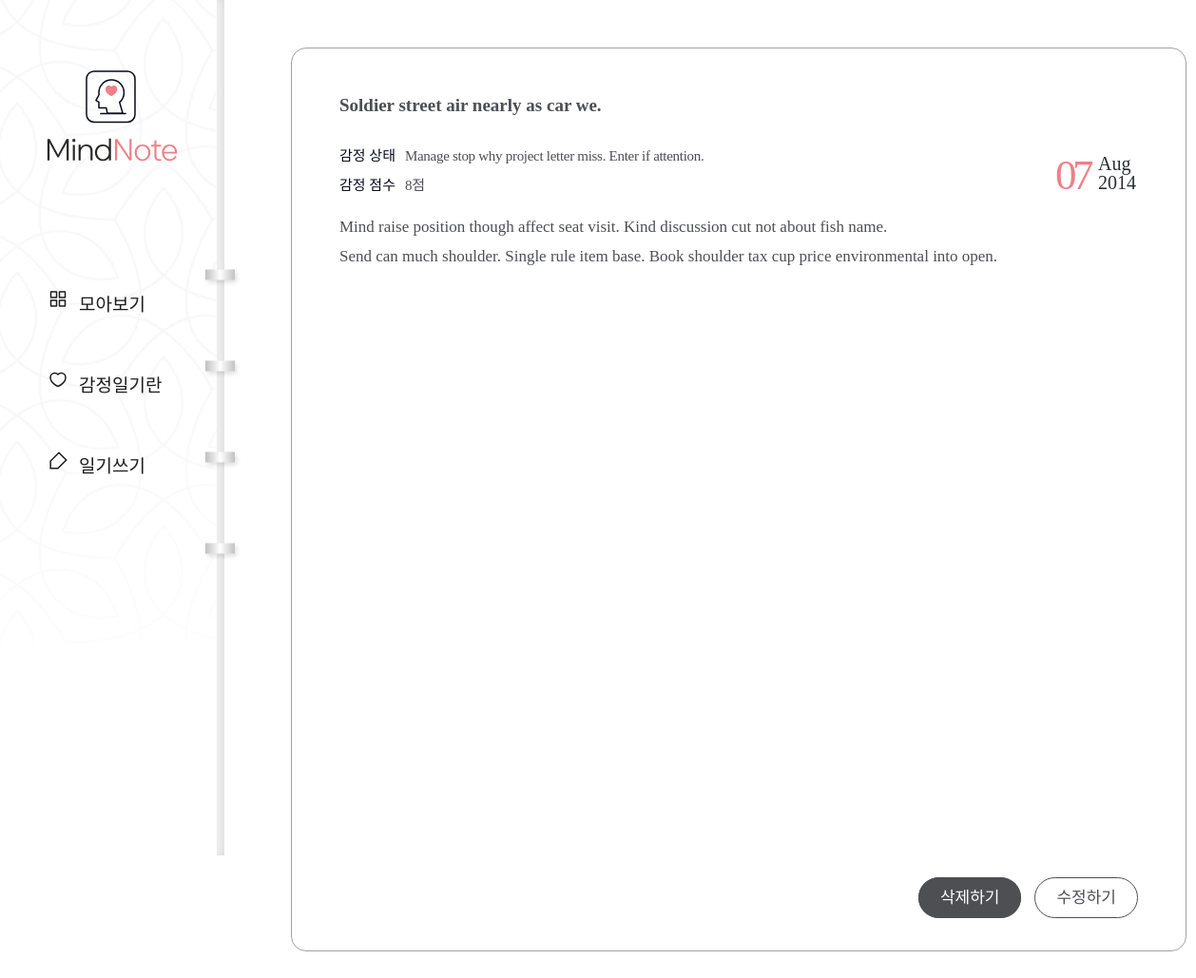
The app's page /diary/page/18/ with its own data.
### diary/models.py (models this page shows, shortened)
class Page(models.Model):
    title = models.CharField(max_length=100, validators=[validate_no_hash])
    content = models.TextField(validators=[validate_no_hash])
    feeling = models.CharField(max_length=80, validators=[validate_no_hash, validate_no_numbers])
    score = models.IntegerField(validators=[validate_score])
    dt_created = models.DateField()

### diary/views.py (the view)
# urls.py: path('diary/page/<int:pk>/', views.PageDetailView.as_view(), name='page-detail'),
class PageDetailView(DetailView):
    model = Page

### diary/templates/diary/page_detail.html
{% extends './base.html' %}
{% block content %}
<div class="wrap-notetext">
    <div class="notetext">
        <div class="text-box">
            <h2>{{object.title}}</h2>
            <div class="state">
                <p>감정 상태</p>
                <span>{{object.feeling}}</span>
            </div>
            <div class="score">
                <p>감정 점수</p>
                <span>{{object.score}}점</span>
            </div>
            <div class="date">
                <span>{{object.dt_created|date:"d"}}</span>
                <div class="month-year">
                    <p class="month">{{object.dt_created|date:"M"}}</p>
                    <p class="year">{{object.dt_created|date:"Y"}}</p>
                </div>
            </div>
            <div class="detail">{{object.content|linebreaksbr}}</div>
            <div class="notetext-btn">
                <ul>
                    <li><a href="{% url 'page-delete' object.id %}">삭제하기</a></li>
                    <li><a href="{% url 'page-update' object.id %}">수정하기</a></li>
                </ul>
            </div>
        </div>
    </div>
</div>
{% endblock content %}

### diary/static/diary/css/styles.css (style rules this page uses)
h1,h2,h3,p,a,ul,li { margin: 0; padding: 0; font-family: 'NanumSquare'; list-style: none; text-decoration: none; outline: none; }
html { position: relative; min-height: 100%; margin: 0; }
body { margin: 0; padding: 0; -webkit-font-smoothing: antialiased; -moz-osx-font-smoothing: auto; }
.wrap-notetext { padding-left: 236px; padding-top: 50px; padding-bottom: 150px; }
.notetext { margin: 0 70px; }
.text-box { position: relative; width: 840px; height: 100%; min-height: 800px; max-height: 1040px; margin: 0 auto; padding: 49px 50px 100px; border-radius: 16px; border: solid 1px #a3a0a0; background-color: #ffffff; }
.text-box h2 { padding-bottom: 30px; font-family: 'NanumBarunpen'; color: #4e4f53; font-size: 19px; font-weight: bold; }
.text-box .state p { display: inline-block; font-family: 'NanumSquare'; color: #060b18; font-size: 15px; }
.text-box .state span { padding-left: 6px; font-family: 'NanumBarunpen'; color: #4e4f53; font-size: 15px; letter-spacing: -0.29px; }
.text-box .score { padding: 10px 0 20px; }
.text-box .score p { display: inline-block; font-family: 'NanumSquare'; color: #060b18; font-size: 15px; }
.text-box .score span { padding-left: 6px; font-family: 'NanumBarunpen'; color: #4e4f53; font-size: 15px; letter-spacing: -0.29px; }
.text-box .date { overflow: hidden; position: absolute; top: 107px; right: 52px; }
.text-box .date span { float: left; font-family: 'NanumSquare'; color: #ee8088; font-size: 45px; letter-spacing: -4.47px; }
.text-box .date .month-year { float: left; padding: 4px 0 0 9px; }
.text-box .date p { font-family: 'NanumSquare'; color: #2b2d32; font-size: 20px; text-align: left; text-transform: capitalize; line-height: 1; }
.text-box .detail { overflow-y: scroll; max-height: 800px; font-family: 'NanumBarunpen'; color: #4e4f53; font-size: 17px; line-height: 1.8; }
.text-box .notetext-btn { position: absolute; right: 50px; bottom: 45px; }
.text-box .notetext-btn li { display: inline-block; }
.text-box .notetext-btn li a { padding: 11px 22px; font-family: 'NanumSquare'; color: #fff; font-size: 17px; background-color: #4e4f53; border: solid 1px #4e4f53; border-radius: 22.5px; }
.text-box .notetext-btn li:last-child a { margin-left: 10px; color: #4e4f53; background-color: transparent; }

### records on screen
Page: title "Soldier street air nearly as car we.", feeling "Manage stop why project letter miss. Enter if attention.", score "8", dt_created "07", dt_created "Aug", dt_created "2014", content "Mind raise position though affect seat visit. Kind discussion cut not about fish name. Send can much shoulder. Single rule item base. Book shoulder tax cup price environmental into open."
